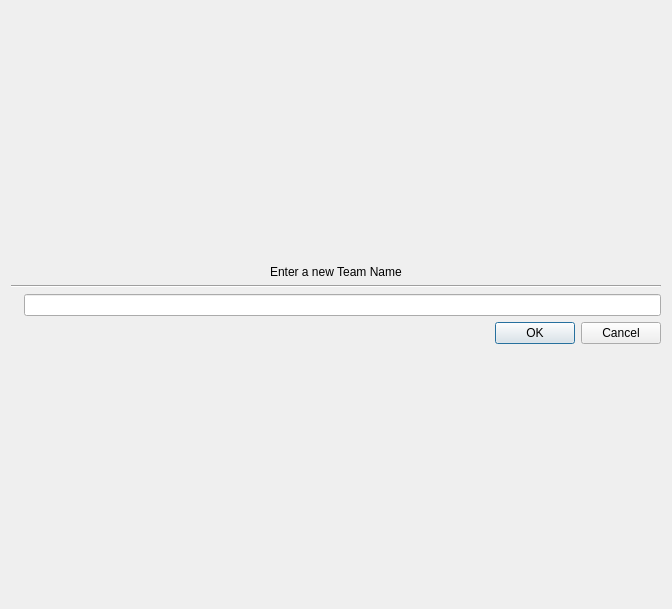
<?xml version="1.0" encoding="UTF-8"?>
<ui version="4.0">
 <class>EditTeamDialog</class>
 <widget class="QDialog" name="EditTeamDialog">
  <property name="geometry">
   <rect>
    <x>0</x>
    <y>0</y>
    <width>672</width>
    <height>609</height>
   </rect>
  </property>
  <property name="sizePolicy">
   <sizepolicy hsizetype="Preferred" vsizetype="Preferred">
    <horstretch>0</horstretch>
    <verstretch>0</verstretch>
   </sizepolicy>
  </property>
  <property name="windowTitle">
   <string>Sign In</string>
  </property>
  <layout class="QVBoxLayout" name="verticalLayout">
   <item>
    <spacer name="verticalSpacer">
     <property name="orientation">
      <enum>Qt::Vertical</enum>
     </property>
     <property name="sizeHint" stdset="0">
      <size>
       <width>20</width>
       <height>40</height>
      </size>
     </property>
    </spacer>
   </item>
   <item alignment="Qt::AlignHCenter">
    <widget class="QLabel" name="label_3">
     <property name="styleSheet">
      <string notr="true">font: 24pt &quot;Ubuntu&quot;;</string>
     </property>
     <property name="text">
      <string>Enter a new Team Name</string>
     </property>
    </widget>
   </item>
   <item>
    <widget class="Line" name="line">
     <property name="orientation">
      <enum>Qt::Horizontal</enum>
     </property>
    </widget>
   </item>
   <item>
    <layout class="QGridLayout" name="gridLayout">
     <item row="0" column="0" alignment="Qt::AlignRight">
      <widget class="QLabel" name="current_password_label">
       <property name="sizePolicy">
        <sizepolicy hsizetype="MinimumExpanding" vsizetype="Preferred">
         <horstretch>0</horstretch>
         <verstretch>0</verstretch>
        </sizepolicy>
       </property>
       <property name="text">
        <string/>
       </property>
      </widget>
     </item>
     <item row="0" column="2">
      <widget class="QLineEdit" name="edit_team_input">
       <property name="sizePolicy">
        <sizepolicy hsizetype="Expanding" vsizetype="Fixed">
         <horstretch>0</horstretch>
         <verstretch>0</verstretch>
        </sizepolicy>
       </property>
      </widget>
     </item>
    </layout>
   </item>
   <item>
    <widget class="QDialogButtonBox" name="buttonBox">
     <property name="orientation">
      <enum>Qt::Horizontal</enum>
     </property>
     <property name="standardButtons">
      <set>QDialogButtonBox::Cancel|QDialogButtonBox::Ok</set>
     </property>
    </widget>
   </item>
   <item>
    <spacer name="verticalSpacer_2">
     <property name="orientation">
      <enum>Qt::Vertical</enum>
     </property>
     <property name="sizeHint" stdset="0">
      <size>
       <width>20</width>
       <height>40</height>
      </size>
     </property>
    </spacer>
   </item>
  </layout>
 </widget>
 <resources/>
 <connections>
  <connection>
   <sender>buttonBox</sender>
   <signal>accepted()</signal>
   <receiver>EditTeamDialog</receiver>
   <slot>accept()</slot>
   <hints>
    <hint type="sourcelabel">
     <x>248</x>
     <y>254</y>
    </hint>
    <hint type="destinationlabel">
     <x>157</x>
     <y>274</y>
    </hint>
   </hints>
  </connection>
  <connection>
   <sender>buttonBox</sender>
   <signal>rejected()</signal>
   <receiver>EditTeamDialog</receiver>
   <slot>reject()</slot>
   <hints>
    <hint type="sourcelabel">
     <x>316</x>
     <y>260</y>
    </hint>
    <hint type="destinationlabel">
     <x>286</x>
     <y>274</y>
    </hint>
   </hints>
  </connection>
 </connections>
</ui>
